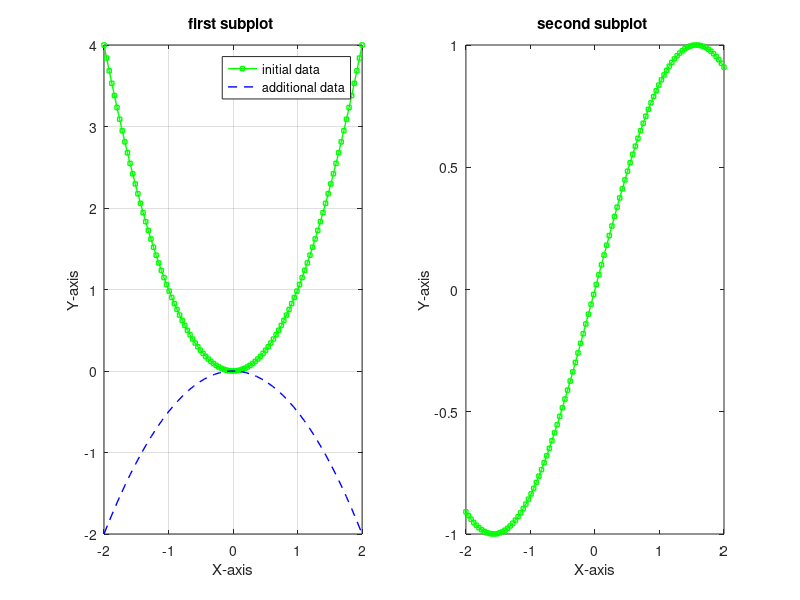

Source code (MATLAB):
%%plot trail one 
% f=1:100;
% g=100:199;
% 
% plot(g,f,'LineWidth',1,'Color','g','Marker','s','MarkerSize',3);
% xlabel('X-axis');
% ylabel('Y-axis');
% grid on

%%plot sin wave 
% n=linspace(0,2*pi,100);
% j=sin(n);
% l=cos(n);
% plot(l);
% scatter(j,j);
% title('sin-cos plot');
% xlabel('X-axis');
% ylabel('Y-axis');
% grid on

%%plot random data 
% n=randn(1,100);
% 
% l=2*n+0.5*randn(1,100);
% scatter(n,l);
% title('random plot');
% xlabel('X-axis');
% ylabel('Y-axis');
% grid on

%%plot random data 
% x=linspace(-2,2,100);
% y=x.^2;
% plot(x,y,'LineWidth',1,'Color','g','Marker','s','MarkerSize',3);
% 
% title('adding addtional data on same plot ');
% xlabel('X-axis');
% ylabel('Y-axis');
% hold on;
% grid on;
% 
% x1=linspace(-2,2,50);
% y1=-0.5*x1.^2;
% plot(x1,y1,'LineWidth',1,'Color','b','LineStyle','--','MarkerSize',3);



%%create subplot
x=linspace(-2,2,100);
y=x.^2;
subplot(1,2,1);
plot(x,y,'LineWidth',1,'Color','g','Marker','s','MarkerSize',3);

title('first subplot ');
xlabel('X-axis');
ylabel('Y-axis');
hold on;
grid on;

x1=linspace(-2,2,50);
y1=-0.5*x1.^2;
plot(x1,y1,'LineWidth',1,'Color','b','LineStyle','--','MarkerSize',3);
legend ('initial data','additional data');
hold off;

subplot(1,2,2);
plot(x,sin(x),'LineWidth',1,'Color','g','Marker','s','MarkerSize',3);
title('second subplot ');
xlabel('X-axis');
ylabel('Y-axis');
